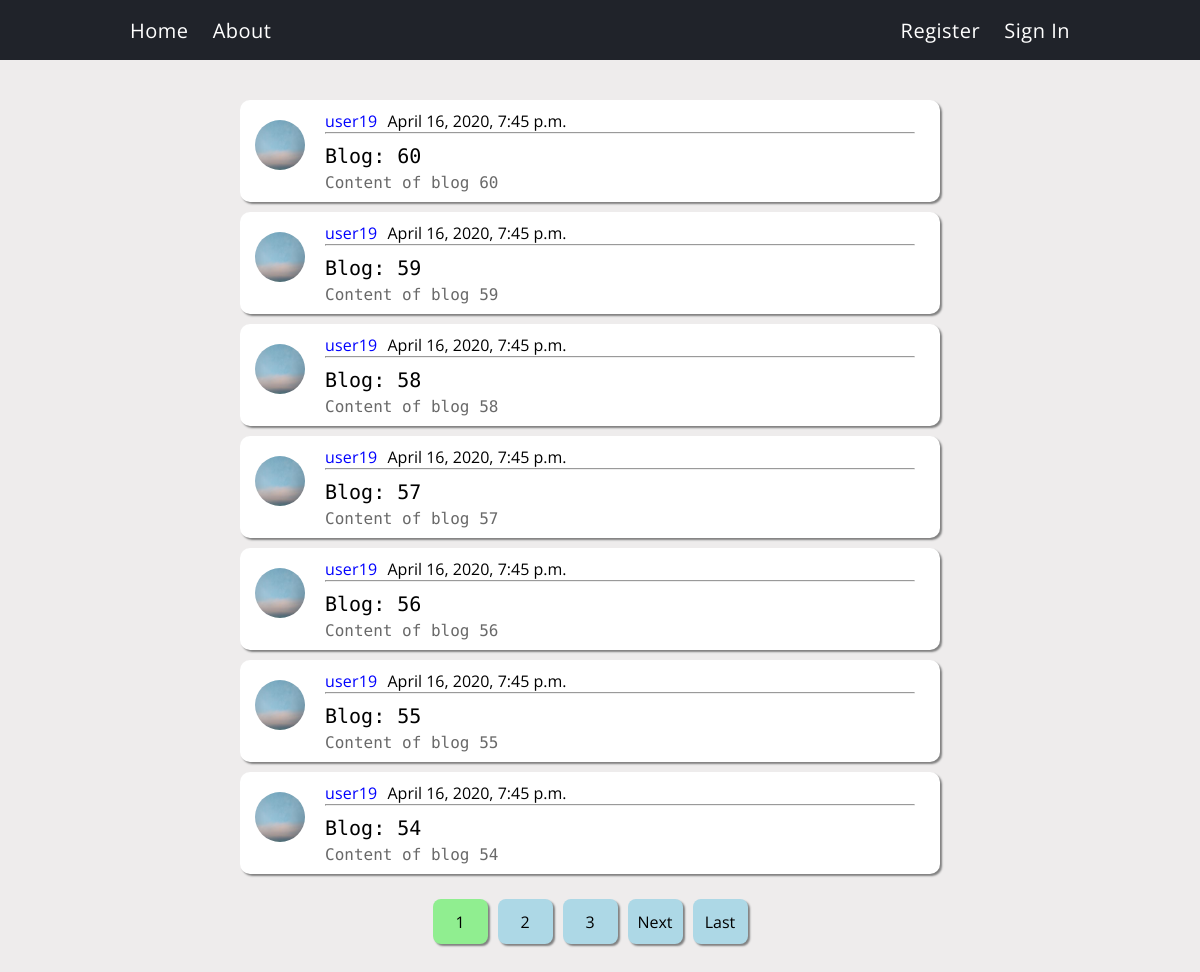
Before: / with the older database file.
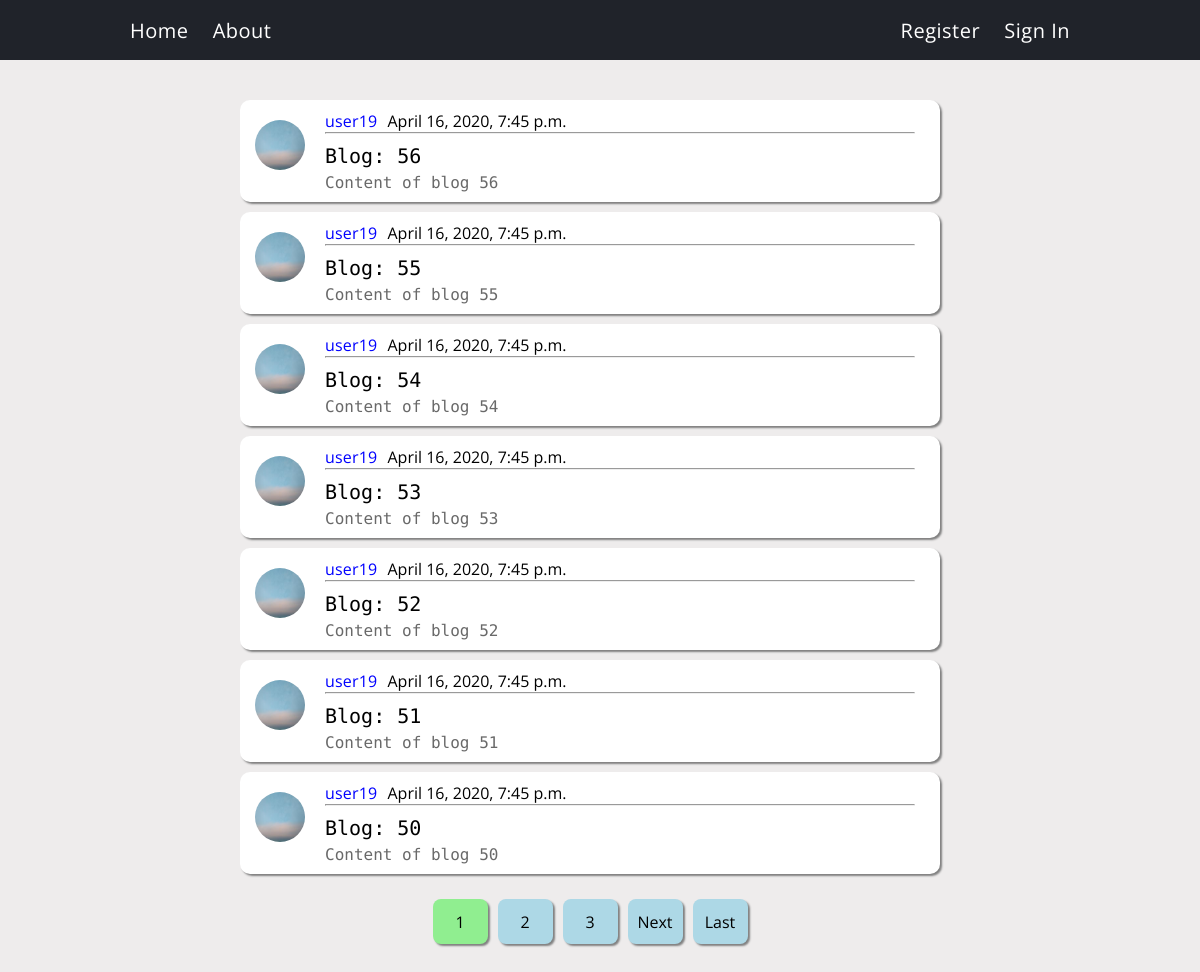
After: the same page with the newer database file.
### blog/models.py (models this page shows, shortened)
class Post(models.Model):
    title = models.CharField(max_length=100)
    content = models.TextField()
    date_posted = models.DateTimeField(default=timezone.now)
    author = models.ForeignKey(User,on_delete=models.CASCADE)

### users/models.py (models this page shows, shortened)
class Profile(models.Model):
    user = models.OneToOneField(User,on_delete=models.CASCADE)
    image = models.ImageField(default='default.jpg',upload_to='profile_pics')

### blog/views.py (the view)
# urls.py: path('', PostListView.as_view(),name='blog-home'),
class PostListView(ListView):
    model = Post
    template_name = 'blog/home.html'
    context_object_name = 'posts'
    ordering = ['-date_posted']
    paginate_by = 7

### blog/templates/blog/home.html (shortened to what this page needs)
{% extends "blog/base.html" %}
{% block content %}
<div class="postLists">
    {% for post in posts%}
    <div class="post">
        <img class = "authorImg"src="{{post.author.profile.image.url}}">
        <div class = "postInfo">
            <div class = "infoTop">
                <a class = "userLink"href="{% url 'user-posts' post.author.username %}">{{post.author}}</a>{{post.date_posted}}
            </div>
            <hr>
            <div class="infoBot">
            <a class="postTitle"href="{% url 'post-detail' post.pk %}">{{ post.title }}<a>
            <p class="postContent">{{post.content}}</p>
            </div>
        </div>
    </div>
    {% endfor%}
    <div class="pages">
    {% if is_paginated %}
        {% for num in page_obj.paginator.page_range %}
            {% if page_obj.number == num %}
                <a class = "pagesBtn pagesBtnCurrent" href="?page={{num}}" style="color:black;text-decoration:none;">{{num}}</a>
            {% elif num > page_obj.number|add:'-3' and num < page_obj.number|add:'3'%}
                <a class = "pagesBtn" href="?page={{num}}" style="color:black;text-decoration:none;">{{num}}</a>
            {% endif %}
        {% endfor %}
        {% if page_obj.has_next %}
            <a class = "pagesBtn" href="?page={{page_obj.next_page_number}}">Next</a>
            <a class = "pagesBtn" href="?page={{page_obj.paginator.num_pages}}">Last</a>
        {% endif %}
    {% endif %}
    </div>
</div>
{% endblock content%}

Changed rows visible on the page:
removed Post: author.profile.image (placeholder picture), author "user19", date_posted "April 16, 2020, 7:45 p.m.", title "Blog: 60", content "Content of blog 60"
removed Post: author.profile.image (placeholder picture), author "user19", date_posted "April 16, 2020, 7:45 p.m.", title "Blog: 59", content "Content of blog 59"
removed Post: author.profile.image (placeholder picture), author "user19", date_posted "April 16, 2020, 7:45 p.m.", title "Blog: 58", content "Content of blog 58"
removed Post: author.profile.image (placeholder picture), author "user19", date_posted "April 16, 2020, 7:45 p.m.", title "Blog: 57", content "Content of blog 57"
now on this page (row unchanged): Post: author.profile.image (placeholder picture), author "user19", date_posted "April 16, 2020, 7:45 p.m.", title "Blog: 53", content "Content of blog 53"
now on this page (row unchanged): Post: author.profile.image (placeholder picture), author "user19", date_posted "April 16, 2020, 7:45 p.m.", title "Blog: 52", content "Content of blog 52"
now on this page (row unchanged): Post: author.profile.image (placeholder picture), author "user19", date_posted "April 16, 2020, 7:45 p.m.", title "Blog: 51", content "Content of blog 51"
now on this page (row unchanged): Post: author.profile.image (placeholder picture), author "user19", date_posted "April 16, 2020, 7:45 p.m.", title "Blog: 50", content "Content of blog 50"
